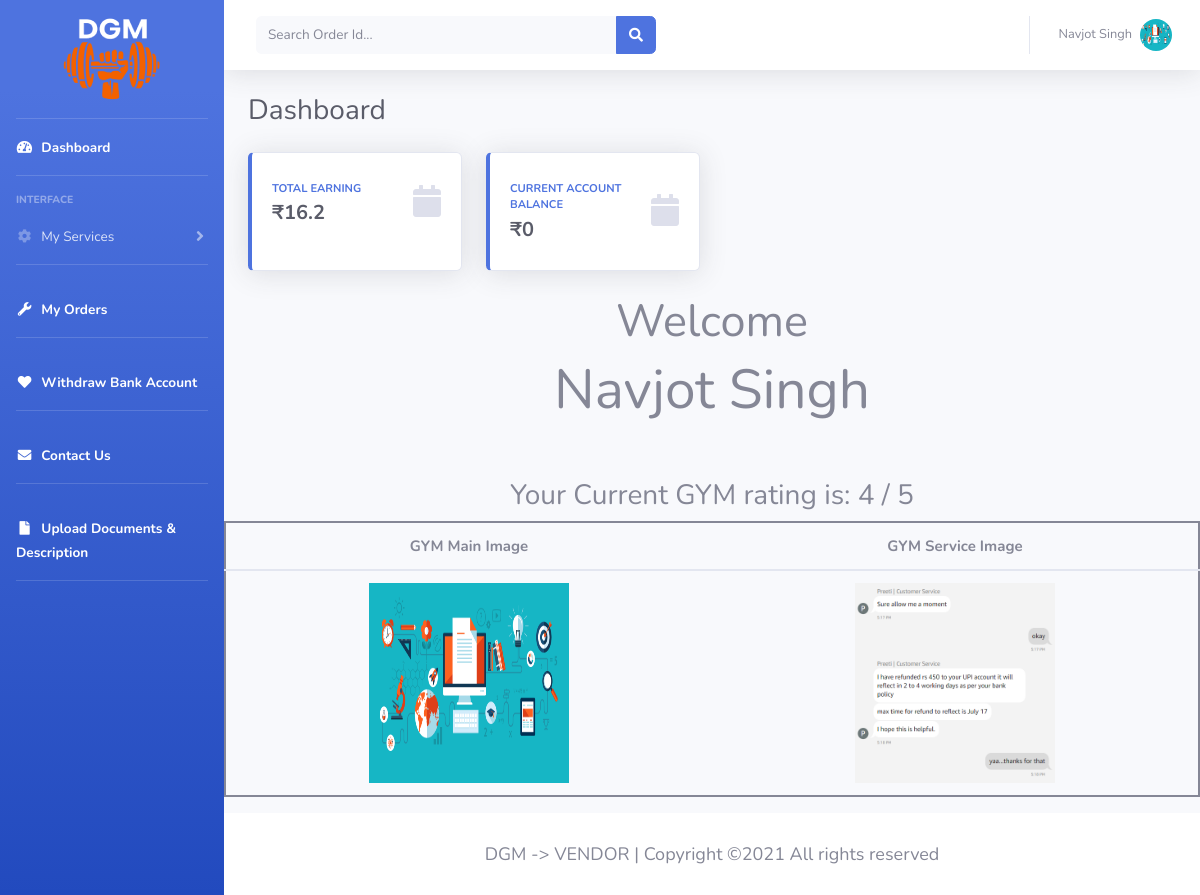
Screenshot of /gym-vendor/dashboard.php (signed in) with the database file from the repository.
### tables this page shows
CREATE TABLE `vendor_gym_registration` (
  `vendor_id` int(11) NOT NULL,
  `vendor_registration_number` varchar(150) NOT NULL,
  `vendor_name` varchar(250) NOT NULL,
  `vendor_business_name` varchar(250) NOT NULL,
  `vendor_business_description` varchar(800) NOT NULL,
  `vendor_gym_sex` varchar(250) NOT NULL,
  `vendor_email` varchar(250) NOT NULL,
  `vendor_password` varchar(250) NOT NULL,
  `vendor_status` varchar(250) NOT NULL DEFAULT 'Active',
  `vendor_mobile_number` varchar(250) NOT NULL,
  `vendor_address` varchar(250) NOT NULL,
  `vendor_landmark` varchar(250) NOT NULL,
  `vendor_city` varchar(250) NOT NULL,
  `vendor_pincode` varchar(250) NOT NULL,
  `vendor_state` varchar(250) NOT NULL,
  `vendor_pan_detail` varchar(250) NOT NULL,
  `vendor_gst_detail` varchar(250) DEFAULT NULL,
  `vendor_gym_main_img` varchar(250) DEFAULT NULL,
  `vendor_gym_service_img` varchar(250) DEFAULT NULL,
  `vendor_registration_date` timestamp NOT NULL DEFAULT current_timestamp()
);

CREATE TABLE `vendor_balance` (
  `b_id` int(11) NOT NULL,
  `vendor_id` varchar(250) NOT NULL,
  `vendor_total_balance` varchar(250) NOT NULL
);

### gym-vendor/dashboard.php (the view)
<?php include('includes/header.php') ?>
<?php include('includes/navbar.php') ?>
        <div class="container-fluid">
          <div class="d-sm-flex align-items-center justify-content-between mb-4">
            <h1 class="h3 mb-0 text-gray-800">Dashboard</h1>
          </div>
          <div class="row">
            <div class="col-xl-3 col-md-6 mb-4">
              <a href="vendor-order.php">
              <div class="card border-left-primary shadow h-100 py-2">
                <div class="card-body">
                  <div class="row no-gutters align-items-center">
                    <div class="col mr-2">
                      <div class="text-xs font-weight-bold text-primary text-uppercase mb-1">Total Earning</div>
                      <div class="h5 mb-0 font-weight-bold text-gray-800">₹<?= $total_earnings ?></div>
                    </div>
                    <div class="col-auto">
                      <i class="fas fa-calendar fa-2x text-gray-300"></i>
                    </div>
                  </div>
                </div>
              </div>
              </a>
            </div>
            <div class="col-xl-3 col-md-6 mb-4">
              <a href="vendor-order.php">
              <div class="card border-left-primary shadow h-100 py-2">
                <div class="card-body">
                  <div class="row no-gutters align-items-center">
                    <div class="col mr-2">
                      <div class="text-xs font-weight-bold text-primary text-uppercase mb-1">Current Account Balance</div>
                      <div class="h5 mb-0 font-weight-bold text-gray-800">₹<?= $current_balance ?></div>
                    </div>
                    <div class="col-auto">
                      <i class="fas fa-calendar fa-2x text-gray-300"></i>
                    </div>
                  </div>
                </div>
              </div>
              </a>
            </div>
          </div>
        </div>
<?php
    $gt = "SELECT * FROM user_feedback WHERE rating = 'Good' AND vid = '$vendor_id'";
    $gs = mysqli_query($con,$gt);
    $gc = mysqli_num_rows($gs);
    $bt = "SELECT * FROM user_feedback WHERE vid = '$vendor_id'";
    $bs = mysqli_query($con,$bt);
    $bc = mysqli_num_rows($bs);
    if ($gc == 0) {
        $n = 3;
    } else {
    $calculate = $gc/$bc;
    $n = $calculate*5;
    }
    if ($n >= 5) {
        $n = $n-1;
        }
?>
        <center>
        <h2 style="font-size: 45px">Welcome</h2>
        <h1 style="font-size: 55px">Navjot Singh</h1><br><br>
        <h3>Your Current GYM rating is: <?= (int)$n ?> / 5</h3>
        </center>
              <div class="table-responsive">
                <table class="table" style="border: 2px solid;">
                  <thead>
                    <tr style="font-size: 15px">
                      <th scope="col"><center>GYM Main Image</center></th>
                      <th scope="col"><center>GYM Service Image</center></th>
                    </tr>
                  </thead>
                  <tbody>
                    <tr style="font-size: 15px">
                      <?php
                      $sqtt = "SELECT vendor_gym_main_img, vendor_gym_service_img from vendor_gym_registration WHERE vendor_id = '$vendor_id'";
                      $s_fth = mysqli_query($con,$sqtt);
                        while($s_rw = mysqli_fetch_array($s_fth)){
                          $main_image = $s_rw['vendor_gym_main_img'];
                          $service_image = $s_rw['vendor_gym_service_img'];
                          ?>
                          <td><center><img src="img/uploadDocuments/gym_main_image/<?= $main_image ?>" height="200px" width="200px"></center></td>
                          <td><center><img src="img/uploadDocuments/gym_service_image/<?= $service_image ?>" height="200px" width="200px"></center></td>
                <?php } ?>
                    </tr>
                  </tbody>
                </table>
              </div>
      </div>
<?php include('includes/footer.php') ?>

### gym-vendor/includes/navbar.php (shortened to what this page needs)
<ul class="navbar-nav bg-gradient-primary sidebar sidebar-dark accordion" id="accordionSidebar">
  <br>
  <a class="sidebar-brand d-flex align-items-center justify-content-center" href="dashboard.php">
    <div class="sidebar-brand-icon">
      <img src="img/logo2.png" alt="">
    </div>
  </a>
  <br>
  <hr class="sidebar-divider my-0">
  <li class="nav-item active">
    <a class="nav-link" href="dashboard.php">
      <i class="fas fa-fw fa-tachometer-alt"></i>
      <span>Dashboard</span></a>
  </li>
  <hr class="sidebar-divider">
  <div class="sidebar-heading">
    Interface
  </div>
  <li class="nav-item">
    <a class="nav-link collapsed" href="#" data-toggle="collapse" data-target="#collapseTwo" aria-expanded="true" aria-controls="collapseTwo">
      <i class="fas fa-fw fa-cog"></i>
      <span> My Services</span>
    </a>
  </li>
  <hr class="sidebar-divider">
  <li class="nav-item active">
    <a class="nav-link" href="vendor-order.php">
      <i class="fas fa-fw fa-wrench"></i>
      <span>My Orders</span></a>
  </li>
  <hr class="sidebar-divider">
  <li class="nav-item active">
    <a class="nav-link" href="withdraw_bank-account.php">
      <i class="fas fa-fw fa-heart"></i>
      <span>Withdraw Bank Account</span></a>
  </li>
  <hr class="sidebar-divider">
  <li class="nav-item active">
    <a class="nav-link" href="vendor-contact.php">
      <i class="fas fa-fw fa-envelope"></i>
      <span>Contact Us</span></a>
  </li>
  <hr class="sidebar-divider">
  <li class="nav-item active">
    <a class="nav-link" href="upload-documents.php">
      <i class="fas fa-fw fa-file"></i>
      <span>Upload Documents & Description</span></a>
  </li>
  <hr class="sidebar-divider">
</ul>
<div id="content-wrapper" class="d-flex flex-column">
  <div id="content">
    <nav class="navbar navbar-expand navbar-light bg-white topbar mb-4 static-top shadow">
      <form method="post" action="search-order.php" class="d-none d-sm-inline-block form-inline mr-auto ml-md-3 my-2 my-md-0 mw-100 navbar-search">
        <div class="input-group">
          <input type="text" class="form-control bg-light border-0 small" placeholder="Search Order Id..." name="order_id" aria-label="Search" aria-describedby="basic-addon2" required>
          <div class="input-group-append">
            <button class="btn btn-primary" type="submit" name="order_search">
              <i class="fas fa-search fa-sm"></i>
            </button>
          </div>
        </div>
      </form>
      <ul class="navbar-nav ml-auto">
        <li class="nav-item dropdown no-arrow">
          <?php
          $ft = "SELECT vendor_gym_main_img from vendor_gym_registration WHERE vendor_id = '$vendor_id'";
          $fth = mysqli_query($con,$ft);
          while($rw = mysqli_fetch_array($fth))
          {
            $main_image = $rw['vendor_gym_main_img'];
          }
          ?>
            <a class="nav-link dropdown-toggle" href="#" id="userDropdown" role="button" data-toggle="dropdown" aria-haspopup="true" aria-expanded="false">
              <span class="mr-2 d-none d-lg-inline text-gray-600 small"><?= $vendor_name ?></span>
              <img class="img-profile rounded-circle" src="img/uploadDocuments/gym_main_image/<?= $main_image ?>" alt="vendor profile picture">
            </a>
        </li>
      </ul>
    </nav>

### rows the page displays
vendor_gym_registration: vendor_gym_main_img (picture), vendor_gym_service_img (picture)
vendor_balance: vendor_total_balance "0"

### other values shown
$vendor_name "Navjot Singh"
$total_earnings "16.2"
$n "4"
